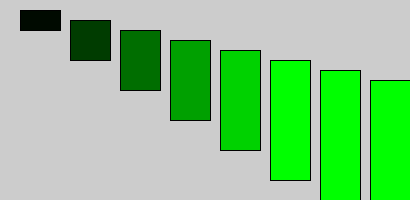
Frame 1 (no input)
Frame 60 (the mouse pressed at the canvas centre just before this capture): identical to frame 1, image omitted
Frame 120 (the mouse held since frame 60 and released just before this capture): identical to frame 1, image omitted

The Processing sketch that drew this single still picture (run headless with seeded random() and noise(); from frame 60 on, the mouse is pressed at the canvas centre):

// Processing sketch: For_Loops
// ── For_Loops.pde
void setup() {
  size(410, 200);
}

int j = 0;

void draw() {
  j = 1;
  for (int i = 10; i < 400; i += 50) {
    fill(0, i, 0);
    rect(i+10, j*10, 40, j*20);
    j = j + 1;
  }
}
